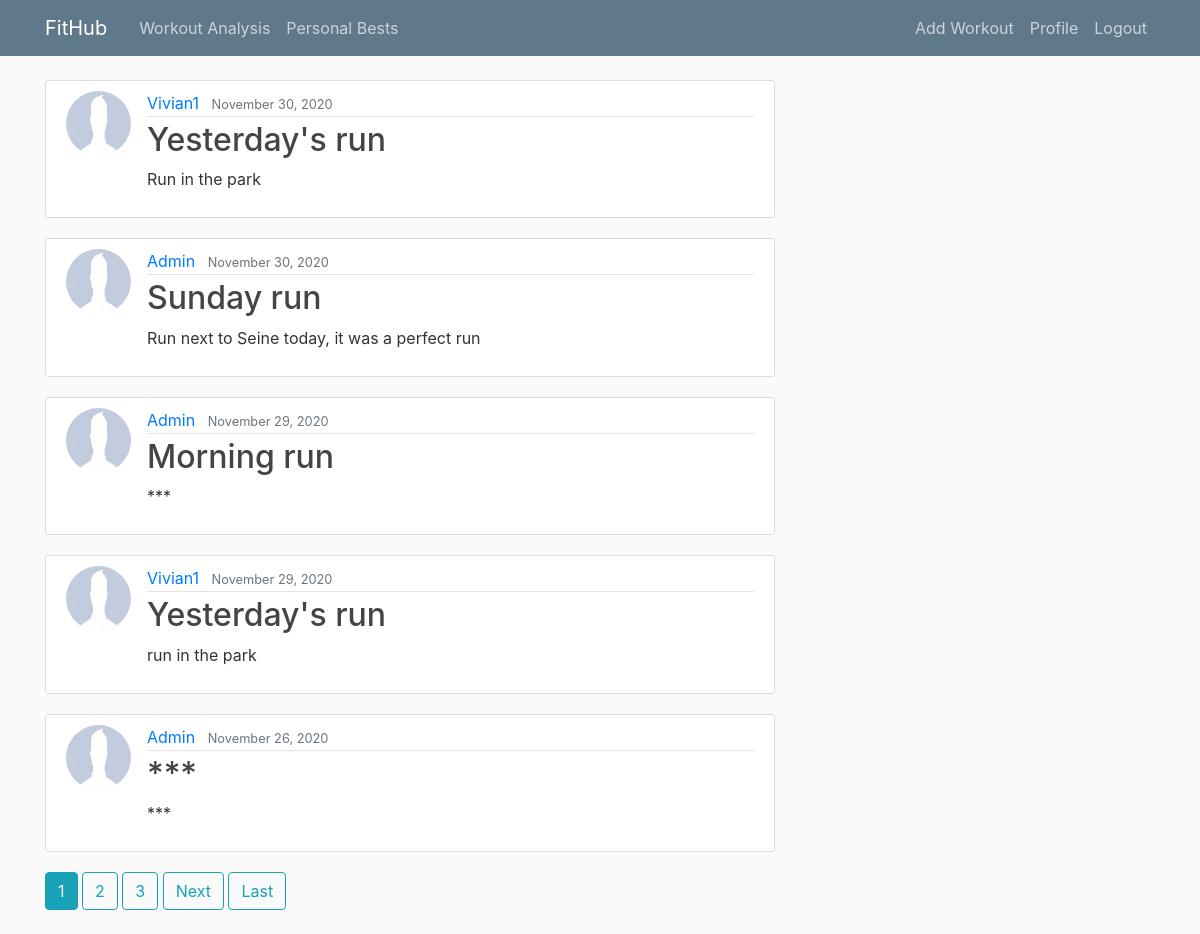
The app's page / (signed in) with its own data.
### blog/models.py (models this page shows, shortened)
class Workout(models.Model):
    date = models.DateTimeField(default=timezone.now)
    start_time = models.DateTimeField(default=timezone.now)
    end_time = models.DateTimeField(default=timezone.now)
    title = models.CharField(max_length=75)
    description = models.TextField()
    class SportChoices(models.TextChoices):
        CYCLING = 'Cycling', _('Cycling')
        HIKING = 'Hiking', _('Hiking')
        LIFTING = 'Lifting Weights', _('Lifting Weights')
        RUNNING = 'Running', _('Running')
        SWIMMING = 'Swimming', _('Swimming')
        WALKING = 'Walking', _('Walking')
        YOGA = 'Yoga', _('Yoga')
    sport = models.CharField(
        max_length=15,
        choices=SportChoices.choices,
        default=SportChoices.RUNNING,
        blank=False
    )
    class TypeChoices(models.TextChoices):
        DISTANCE = 'Distance', _('Distance')
        INTERVAL = 'Interval', _('Interval')
        NONE = 'None', _('None')
        RACE = 'Race', _('Race')
        STRESS = 'Stress Relief', _('Stress Relief')
        TYPE_WORKOUT = 'Workout', _('Workout')
    type = models.CharField(
        max_length=15,
        choices=TypeChoices.choices,
        default=TypeChoices.NONE,
        blank=False
    )
    distance = models.DecimalField(max_digits=5, decimal_places=2)
    class MetChoices(models.TextChoices):
        EASY = 'Easy', _('Easy')
        MODERATE = 'Medium', _('Moderate')
        HARD = 'Hard', _('Hard')
    workout_intensity = models.CharField(
        max_length=10,
        choices=MetChoices.choices,
        default=MetChoices.MODERATE,
        blank=False
    )
    athlete = models.ForeignKey(User, on_delete=models.CASCADE)

### users/models.py (models this page shows, shortened)
class Profile(models.Model):
	user = models.OneToOneField(User, on_delete = models.CASCADE)
	image = models.ImageField(default='default.jpg', upload_to='profile_pics')

### blog/views.py (the view)
# urls.py: path("",PostListView.as_view(), name="blog-overview"), ## .as_view converts in actual view
class PostListView(ListView):
    model = Workout  # What model to query to create list
    template_name = 'blog/overview.html'  # <app>/<model>_<viewtype>.html -> thats where it looks for by default
    context_object_name = 'workouts'  # normally it would look after "object list" by default to loop over so we have to rename it
    ordering = ['-date']  # - goes from newest to oldest; without it goes from oldest to newest
    paginate_by = 5

### blog/templates/blog/overview.html (shortened to what this page needs)
{% extends "blog/base.html" %}
	{% block content %}
	    {% for workout in workouts %}
	    	<article class="media content-section">
	    		<img class="rounded-circle article-img" src="{{workout.athlete.profile.image.url}}">
			  <div class="media-body">
			    <div class="article-metadata">
			      <a class="mr-2" href="{% url 'user-posts' workout.athlete.username %}">{{ workout.athlete }}</a>
			      <small class="text-muted">{{ workout.date | date:"F j, Y" }}</small>
			    </div>
			    <h2><a class="article-title" href="{% url 'workout-detail' workout.id%}">{{ workout.title }}</a></h2>
			    <p class="article-content">{{ workout.description }}</p>
			  </div>
			</article>
	    {% endfor %}
	     {% if is_paginated %}
	      {% for num in page_obj.paginator.page_range %}
	        {% if page_obj.number == num %}
	          <a class="btn btn-info mb-4" href="?page={{ num }}">{{ num }}</a>
	        {% elif num > page_obj.number|add:'-3' and num < page_obj.number|add:'3' %}
	          <a class="btn btn-outline-info mb-4" href="?page={{ num }}">{{ num }}</a>
	        {% endif %}
	      {% endfor %}
	      {% if page_obj.has_next %}
	        <a class="btn btn-outline-info mb-4" href="?page={{ page_obj.next_page_number }}">Next</a>
	        <a class="btn btn-outline-info mb-4" href="?page={{ page_obj.paginator.num_pages }}">Last</a>
	      {% endif %}
    	{% endif %}
{% endblock content %}

### blog/static/blog/main.css (style rules this page uses)
body { background: #fafafa; color: #333333; margin-top: 5rem; }
h1, h2, h3, h4, h5, h6 { color: #444444; }
.content-section { background: #ffffff; padding: 10px 20px; border: 1px solid #dddddd; border-radius: 3px; margin-bottom: 20px; }
.article-title { color: #444444; }
.article-content { white-space: pre-line; }
.article-img { height: 65px; width: 65px; margin-right: 16px; }
.article-metadata { padding-bottom: 1px; margin-bottom: 4px; border-bottom: 1px solid #e3e3e3 }

### records on screen
Workout: athlete.profile.image (placeholder picture), athlete "Vivian1", date "November 30, 2020", title "Yesterday's run", description "Run in the park"
Workout: athlete.profile.image (placeholder picture), athlete "Admin", date "November 30, 2020", title "Sunday run", description "Run next to Seine today, it was a perfect run"
Workout: athlete.profile.image (placeholder picture), athlete "Admin", date "November 29, 2020", title "Morning run", description "***"
Workout: athlete.profile.image (placeholder picture), athlete "Vivian1", date "November 29, 2020", title "Yesterday's run", description "run in the park"
Workout: athlete.profile.image (placeholder picture), athlete "Admin", date "November 26, 2020", title "***", description "***"

### other values on screen
{{ num }} "1"
{{ num }} "2" "3"
